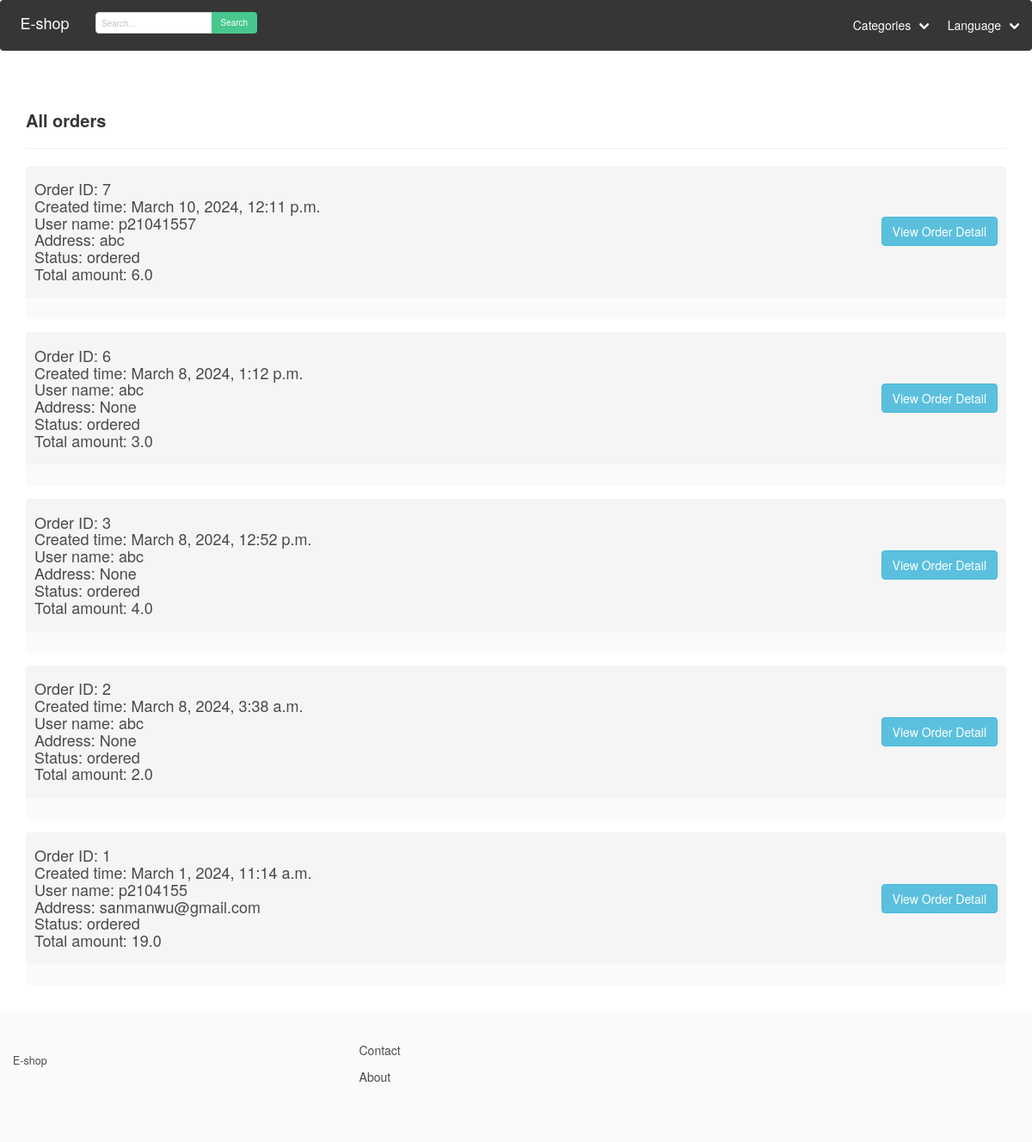
Screenshot of /orders/ with the database file from the repository.
### apps/order/models.py (models this page shows, shortened)
class Order(models.Model):
    ORDERED = 'ordered'
    SHIPPED = 'shipped'
    ARRIVED = 'arrived'
    STATUS_CHOICES = (
        (ORDERED, 'Ordered'),
        (SHIPPED, 'Shipped'),
        (ARRIVED, 'Arrived')
    )
    user = models.ForeignKey(User, related_name='orders', on_delete=models.SET_NULL, blank=True, null=True)
    first_name = models.CharField(max_length=100)
    last_name = models.CharField(max_length=100)
    email = models.CharField(max_length=100)
    address = models.CharField(max_length=100)
    zipcode = models.CharField(max_length=100)
    place = models.CharField(max_length=100)
    phone = models.CharField(max_length=100)
    created_at = models.DateTimeField(auto_now_add=True)
    paid = models.BooleanField(default=False)
    paid_amount = models.FloatField(blank=True, null=True)
    payment_intent = models.CharField(max_length=255)
    shipped_date = models.DateTimeField(blank=True, null=True)
    status = models.CharField(max_length=20, choices=STATUS_CHOICES, default=ORDERED)
    def get_total_quantity(self):
        return sum(int(item.quantity) for item in self.items.all())

### apps/userprofile/models.py (models this page shows, shortened)
class Userprofile(models.Model):
    user = models.OneToOneField(User, related_name='userprofile', on_delete=models.CASCADE, verbose_name=_('user'))
    address = models.CharField(max_length=255, blank=True, null=True, verbose_name=_('address'))
    zipcode = models.CharField(max_length=255, blank=True, null=True, verbose_name=_('zipcode'))
    place = models.CharField(max_length=255, blank=True, null=True, verbose_name=_('place'))
    phone = models.CharField(max_length=255, blank=True, null=True, verbose_name=_('phone'))

### apps/core/views.py (the view)
# urls.py: path('orders/', order_list, name='order_list'),
def order_list(request):
    orders = Order.objects.all()
    return render(request, 'order_list.html', {'orders': orders})

### apps/cart/context_processors.py (called while the page is built)
def cart(request):
    return {'cart': Cart(request)}

### apps/order/models.py (called while the page is built)
    def subtotal(self):
        return  self.price * self.quantity

### apps/store/context_processors.py (called while the page is built)
def menu_categories(request):
    categories = Category.objects.all()
    return {'menu_categories': categories}

### apps/core/templates/order_list.html (shortened to what this page needs)
{% extends 'managerBase.html' %}
{% block content %}
<head>
  <link rel="stylesheet" href="https://maxcdn.bootstrapcdn.com/bootstrap/3.4.1/css/bootstrap.min.css">
</head>
    <h1 class="title">All orders</h1>
    <hr>
    {% for order in orders|dictsortreversed:"created_at" %}
        <article class="message is-light">
            <div class="message-header">
                <h4>Order ID: {{ order.id }}<br>
                   Created time: {{ order.created_at }}<br>
                   User name: {{ order.user.username }}<br>
                   Address: {{ order.user.userprofile.address }}<br>
                   Status: {{ order.status }}<br>
                    Total amount: {{ order.paid_amount }}
                </h4>
                <button type="button" class="btn btn-info" data-toggle="collapse" data-target="#collapse{{order.id}}"
                        aria-expanded="false" data-subject="{{order.id}}" aria-controls="collapse{{order.id}}">View Order Detail</button>
            </div>
            <div class="message-body">
        </article>
    {% empty %}
        <p>You don't have any order yet...</p>
    {% endfor %}
{% endblock %}

### rows the page displays
Order: id "7", created_at "March 10, 2024, 12:11 p.m.", user.username "p21041557", user.userprofile.address "abc", status "ordered", paid_amount "6.0"
Order: id "6", created_at "March 8, 2024, 1:12 p.m.", user.username "abc", user.userprofile.address "None", status "ordered", paid_amount "3.0"
Order: id "3", created_at "March 8, 2024, 12:52 p.m.", user.username "abc", user.userprofile.address "None", status "ordered", paid_amount "4.0"
Order: id "2", created_at "March 8, 2024, 3:38 a.m.", user.username "abc", user.userprofile.address "None", status "ordered", paid_amount "2.0"
Order: id "1", created_at "March 1, 2024, 11:14 a.m.", user.username "p2104155", user.userprofile.address "sanmanwu@gmail.com", status "ordered", paid_amount "19.0"
